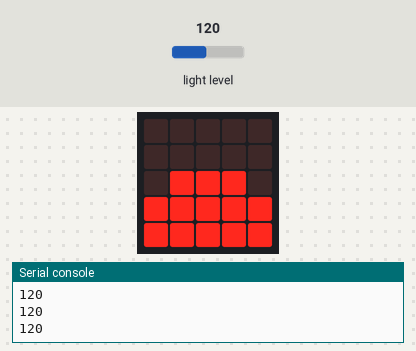
Bench run of a program on a simulated BBC micro:bit (MakeCode). Parts: the board's 5×5 LED display, the last lines printed to the serial console. The test bench sets the inputs (shaded band); at power-on: light level 120.

Above: at 1.2 s.
1.3 s: light level set to 5
At 2.1 s:
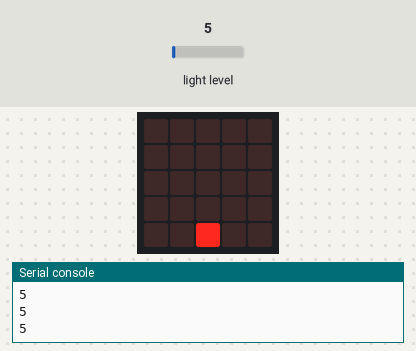
2.8 s: light level set to 64
At 3.7 s:
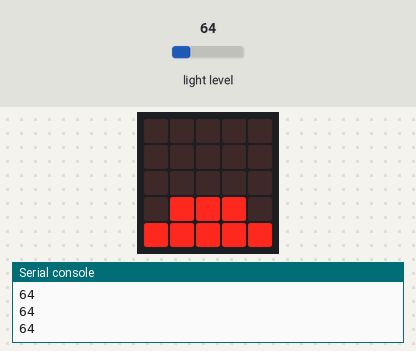
4.3 s: light level set to 128
At 5.3 s:
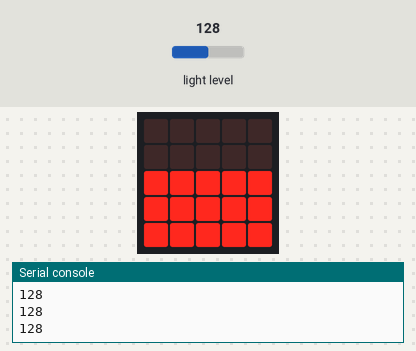
5.9 s: light level set to 191
At 6.8 s:
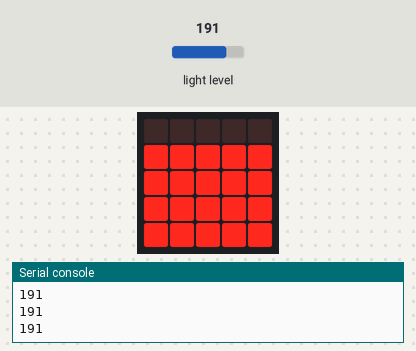
7.4 s: light level set to 250
At 8.4 s:
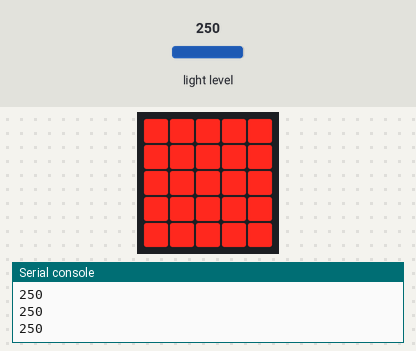
Timing chart, 0 to 10.0 s (numbered marks = the images above; inputs shaded):
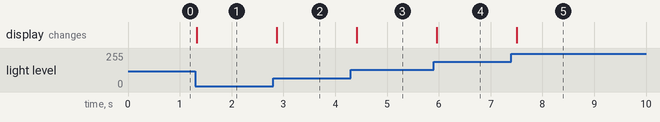

Measured:
- after the input at 1.3 s, the display: changes at once (image 1)
- after the input at 2.8 s, the display: changes after 0.07 s (image 2)
- after the input at 4.3 s, the display: changes after 0.11 s (image 3)
- after the input at 5.9 s, the display: changes after 0.06 s (image 4)
- after the input at 7.4 s, the display: changes after 0.10 s (image 5)

The program:

main.ts
```typescript
basic.forever(function () {
    led.plotBarGraph(input.lightLevel(), 255)
    basic.pause(200)
})
```
